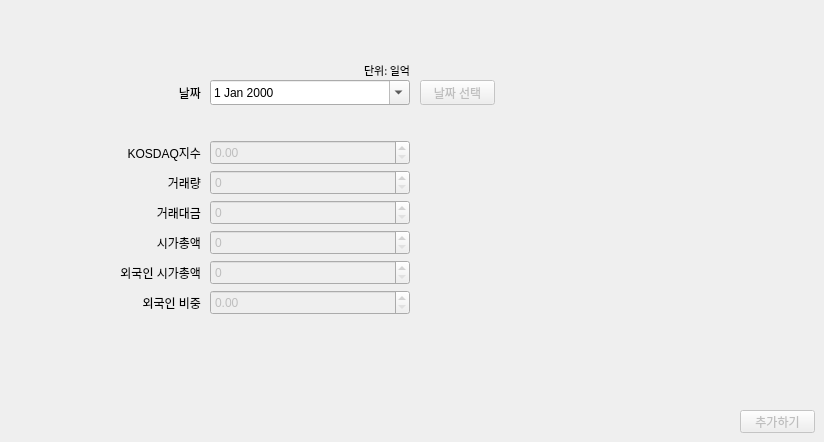
        <widget class="QWidget" name="kosdaq_tab_add">
         <attribute name="title">
          <string>데이터 추가</string>
         </attribute>
         <widget class="QWidget" name="widget" native="true">
          <property name="geometry">
           <rect>
            <x>70</x>
            <y>50</y>
            <width>550</width>
            <height>300</height>
           </rect>
          </property>
          <widget class="QLabel" name="kosdaq_label_add">
           <property name="geometry">
            <rect>
             <x>140</x>
             <y>60</y>
             <width>200</width>
             <height>20</height>
            </rect>
           </property>
           <property name="font">
            <font>
             <family>맑은 고딕</family>
             <pointsize>8</pointsize>
            </font>
           </property>
           <property name="text">
            <string/>
           </property>
           <property name="alignment">
            <set>Qt::AlignRight|Qt::AlignTrailing|Qt::AlignVCenter</set>
           </property>
          </widget>
          <widget class="QLabel" name="label_4">
           <property name="geometry">
            <rect>
             <x>30</x>
             <y>120</y>
             <width>101</width>
             <height>25</height>
            </rect>
           </property>
           <property name="text">
            <string>거래량</string>
           </property>
           <property name="alignment">
            <set>Qt::AlignRight|Qt::AlignTrailing|Qt::AlignVCenter</set>
           </property>
          </widget>
          <widget class="QDateEdit" name="kosdaq_date_add">
           <property name="geometry">
            <rect>
             <x>140</x>
             <y>30</y>
             <width>200</width>
             <height>25</height>
            </rect>
           </property>
           <property name="calendarPopup">
            <bool>true</bool>
           </property>
          </widget>
          <widget class="QLabel" name="label_5">
           <property name="geometry">
            <rect>
             <x>30</x>
             <y>150</y>
             <width>101</width>
             <height>25</height>
            </rect>
           </property>
           <property name="text">
            <string>거래대금</string>
           </property>
           <property name="alignment">
            <set>Qt::AlignRight|Qt::AlignTrailing|Qt::AlignVCenter</set>
           </property>
          </widget>
          <widget class="QLabel" name="label_6">
           <property name="geometry">
            <rect>
             <x>30</x>
             <y>210</y>
             <width>101</width>
             <height>25</height>
            </rect>
           </property>
           <property name="text">
            <string>외국인 시가총액</string>
           </property>
           <property name="alignment">
            <set>Qt::AlignRight|Qt::AlignTrailing|Qt::AlignVCenter</set>
           </property>
          </widget>
          <widget class="QLabel" name="label_10">
           <property name="geometry">
            <rect>
             <x>30</x>
             <y>180</y>
             <width>101</width>
             <height>25</height>
            </rect>
           </property>
           <property name="text">
            <string>시가총액</string>
           </property>
           <property name="alignment">
            <set>Qt::AlignRight|Qt::AlignTrailing|Qt::AlignVCenter</set>
           </property>
          </widget>
          <widget class="QWidget" name="kosdaq_group_add" native="true">
           <property name="enabled">
            <bool>false</bool>
           </property>
           <property name="geometry">
            <rect>
             <x>140</x>
             <y>90</y>
             <width>211</width>
             <height>191</height>
            </rect>
           </property>
           <widget class="QDoubleSpinBox" name="kosdaq_spin_add6">
            <property name="geometry">
             <rect>
              <x>0</x>
              <y>150</y>
              <width>200</width>
              <height>25</height>
             </rect>
            </property>
            <property name="decimals">
             <number>2</number>
            </property>
            <property name="maximum">
             <double>9999.989999999999782</double>
            </property>
            <property name="singleStep">
             <double>0.010000000000000</double>
            </property>
           </widget>
           <widget class="QSpinBox" name="kosdaq_spin_add2">
            <property name="geometry">
             <rect>
              <x>0</x>
              <y>30</y>
              <width>200</width>
              <height>25</height>
             </rect>
            </property>
            <property name="maximum">
             <number>999999999</number>
            </property>
           </widget>
           <widget class="QDoubleSpinBox" name="kosdaq_spin_add1">
            <property name="geometry">
             <rect>
              <x>0</x>
              <y>0</y>
              <width>200</width>
              <height>25</height>
             </rect>
            </property>
            <property name="decimals">
             <number>2</number>
            </property>
            <property name="maximum">
             <double>9999.989999999999782</double>
            </property>
            <property name="singleStep">
             <double>0.010000000000000</double>
            </property>
           </widget>
           <widget class="QSpinBox" name="kosdaq_spin_add3">
            <property name="geometry">
             <rect>
              <x>0</x>
              <y>60</y>
              <width>200</width>
              <height>25</height>
             </rect>
            </property>
            <property name="maximum">
             <number>999999999</number>
            </property>
           </widget>
           <widget class="QSpinBox" name="kosdaq_spin_add4">
            <property name="geometry">
             <rect>
              <x>0</x>
              <y>90</y>
              <width>200</width>
              <height>25</height>
             </rect>
            </property>
            <property name="maximum">
             <number>999999999</number>
            </property>
           </widget>
           <widget class="QSpinBox" name="kosdaq_spin_add5">
            <property name="geometry">
             <rect>
              <x>0</x>
              <y>120</y>
              <width>200</width>
              <height>25</height>
             </rect>
            </property>
            <property name="maximum">
             <number>999999999</number>
            </property>
           </widget>
          </widget>
          <widget class="QLabel" name="label_2">
           <property name="geometry">
            <rect>
             <x>30</x>
             <y>90</y>
             <width>101</width>
             <height>25</height>
            </rect>
           </property>
           <property name="text">
            <string>KOSDAQ지수</string>
           </property>
           <property name="alignment">
            <set>Qt::AlignRight|Qt::AlignTrailing|Qt::AlignVCenter</set>
           </property>
          </widget>
          <widget class="QLabel" name="label_11">
           <property name="geometry">
            <rect>
             <x>30</x>
             <y>30</y>
             <width>101</width>
             <height>25</height>
            </rect>
           </property>
           <property name="text">
            <string>날짜</string>
           </property>
           <property name="alignment">
            <set>Qt::AlignRight|Qt::AlignTrailing|Qt::AlignVCenter</set>
           </property>
          </widget>
          <widget class="QLabel" name="label_9">
           <property name="geometry">
            <rect>
             <x>30</x>
             <y>240</y>
             <width>101</width>
             <height>25</height>
            </rect>
           </property>
           <property name="text">
            <string>외국인 비중</string>
           </property>
           <property name="alignment">
            <set>Qt::AlignRight|Qt::AlignTrailing|Qt::AlignVCenter</set>
           </property>
          </widget>
          <widget class="QLabel" name="label_29">
           <property name="geometry">
            <rect>
             <x>240</x>
             <y>10</y>
             <width>100</width>
             <height>20</height>
            </rect>
           </property>
           <property name="font">
            <font>
             <family>맑은 고딕</family>
             <pointsize>8</pointsize>
            </font>
           </property>
           <property name="text">
            <string>단위: 일억</string>
           </property>
           <property name="alignment">
            <set>Qt::AlignRight|Qt::AlignTrailing|Qt::AlignVCenter</set>
           </property>
          </widget>
          <widget class="QPushButton" name="kosdaq_btn_addDate">
           <property name="enabled">
            <bool>false</bool>
           </property>
           <property name="geometry">
            <rect>
             <x>350</x>
             <y>30</y>
             <width>75</width>
             <height>25</height>
            </rect>
           </property>
           <property name="text">
            <string>날짜 선택</string>
           </property>
          </widget>
         </widget>
         <widget class="QPushButton" name="kosdaq_btn_add">
          <property name="enabled">
           <bool>false</bool>
          </property>
          <property name="geometry">
           <rect>
            <x>740</x>
            <y>410</y>
            <width>75</width>
            <height>23</height>
           </rect>
          </property>
          <property name="text">
           <string>추가하기</string>
          </property>
         </widget>
        </widget>
